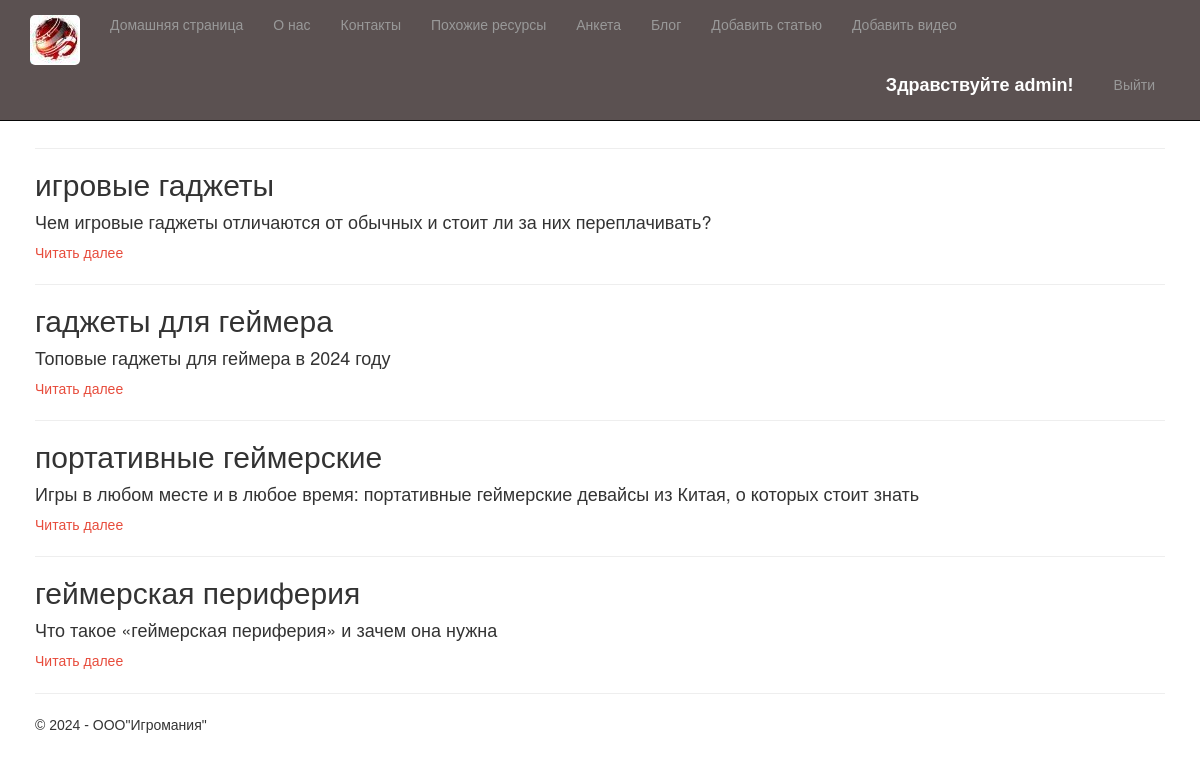
Page /blog/ (signed in) on the committed database.
### app/models.py (models this page shows, shortened)
class BlogArticle(models.Model):
    id = models.BigAutoField(primary_key=True)
    title = models.CharField(max_length=200, verbose_name="Заголовок")
    summary = models.TextField(max_length=500, verbose_name="Краткое содержание")
    content = models.TextField(verbose_name="Полное содержание")
    image = models.FileField(default = 'temp.jpg', verbose_name= 'Путь к картинке')
    pub_date = models.DateTimeField(default=timezone.now, verbose_name="Дата публикации")
    author = models.ForeignKey(User, null=True, blank=True, on_delete = models.SET_NULL, verbose_name = "Автор")
    class Meta:
        verbose_name = "Статья блога"
        verbose_name_plural = "Статьи блога"

### app/views.py (the view)
# urls.py: path('blog/', views.blog, name='blog'),
def blog(request):
    assert isinstance(request, HttpRequest)
    posts =  BlogArticle.objects.all() # запрос на выбор всех статей блога из модели
    return render(
     request,
         'app/blog.html',
          {
            'title':'Блог',
            'posts': posts, # передача списка статей в шаблон веб-страницы
            'year':datetime.now().year,
          }
     )

### app/templates/app/blog.html
{% extends "app/layout.html" %}
{% block content %}
<h2>{{ title }}</h2>
<br />
{% for post in posts %}
<hr />
<div class="">
    <h2> {{post.title}} </h2>
    <h4> {{post.summary}} </h4>
    <p><a href="{% url 'blogpost' parametr=post.id %}"> Читать далее </a> </p>
</div>
{% endfor %}
{% endblock %}

### app/templates/app/loginpartial.html (shortened to what this page needs)
﻿{% if user.is_authenticated %}
<form id="logoutForm" action="/logout/" method="post" class="navbar-right">
    <ul class="nav navbar-nav navbar-right">
        <li><span class="navbar-brand">Здравствуйте {{ user.username }}!</span></li>
        <li><a href="javascript:document.getElementById('logoutForm').submit()">Выйти</a></li>
    </ul>
</form>
{% else %}
<ul class="nav navbar-nav navbar-right">
    <li><a href="{% url 'login' %}">Войти</a></li>
</ul>
{% endif %}

### app/static/app/content/site.css (style rules this page uses)
body { padding-top: 350px; padding-bottom: 20px; }
body { font-family: Arial, sans-serif; line-height: 1.6; padding: 20px; }
h2 { color: #333; }
form { max-width: 600px; margin: 0 auto; }
ul { list-style-type: none; padding: 0; }
li { margin-bottom: 10px; }
li span { font-weight: bold; margin-right: 10px; }

### rows in the picture
BlogArticle: title "игровые гаджеты", summary "Чем игровые гаджеты отличаются от обычных и стоит ли за них переплачивать?"
BlogArticle: title "гаджеты для геймера", summary "Топовые гаджеты для геймера в 2024 году"
BlogArticle: title "портативные геймерские", summary "Игры в любом месте и в любое время: портативные геймерские девайсы из Китая, о которых стоит знать"
BlogArticle: title "геймерская периферия", summary "Что такое «геймерская периферия» и зачем она нужна"

### other values in the picture
{{ user.username }} "admin"
